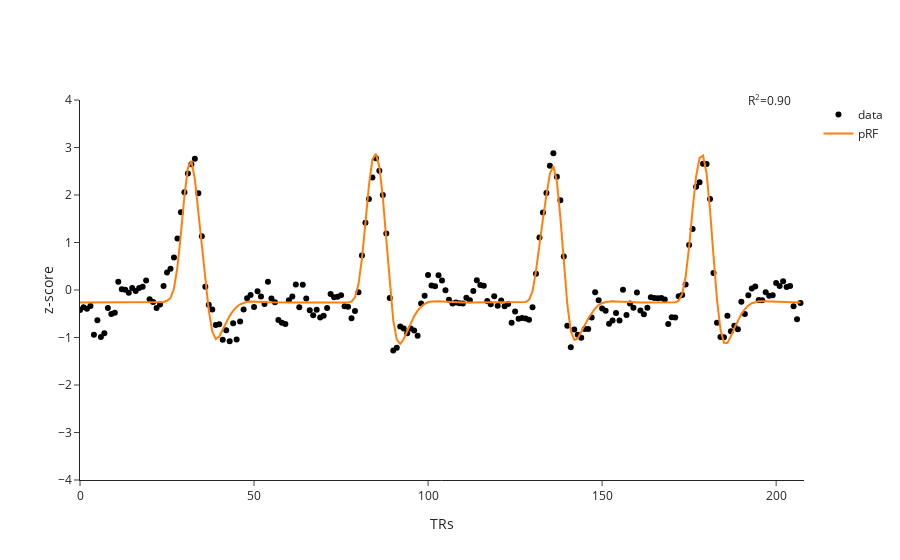

Write notebook code for a chart like this one.
### Code cell
# plot best voxel for left hemisphere
max_indices = np.nanargmax(prf_fit_data[r2_idx,:])
# # num_vert = 25023
num_vert = max_indices
num_vert_r2 = num_vert # - 50
fig1 = go.Figure()
# plot data time series
fig1.add_trace(go.Scatter(y=bold_data[:,num_vert],
                         name='data', 
                         mode='markers', 
                          line=dict(color='black') 
                         ))

# plot pRF prediction
fig1.add_trace(go.Scatter(y=prf_pred_data[:,num_vert_r2],
                         name='pRF'))


fig1.add_annotation(text='R<sup>2</sup>={:1.2f}'.format(prf_fit_data[r2_idx,num_vert_r2]),  
                    x=198,  
                    y=4,
                    showarrow=False
                   )

fig1.update_layout(template='simple_white', 
                   # title = '{} vertex time series for {} noise model'.format(num_vert,noise_model_2), 
                   xaxis_title = 'TRs', 
                   yaxis_title = 'z-score', 
                   showlegend= True,
                   height=350, 
                   yaxis=dict(title_standoff=0))

fig1.update_xaxes(range=[0,bold_data.shape[0]])
# fig1.update_xaxes(range=[0,50])

fig1.update_yaxes(range=[-4,4])
fig1.write_image('/Users/uriel/Downloads/sdfr.pdf', width=1000, height=300)

fig1.show()

### Figure 1 — Plotly figure (JSON) as saved in the notebook; plotly's stock layout.template omitted (floating-point values rounded to 4 significant figures; data arrays with more than 128 entries replaced by an {"elided": "..."} marker saying what was removed)
{"data": [{"line": {"color": "black"}, "mode": "markers", "name": "data", "type": "scatter", "y": {"elided": "208 float values"}}, {"name": "pRF", "type": "scatter", "y": {"elided": "208 float values"}}], "layout": {"annotations": [{"showarrow": false, "text": "R<sup>2</sup>=0.90", "x": 198, "y": 4}], "autosize": true, "showlegend": true, "xaxis": {"range": [0, 208], "title": {"text": "TRs"}}, "yaxis": {"range": [-4, 4], "title": {"standoff": 0, "text": "z-score"}, "type": "linear"}}}
